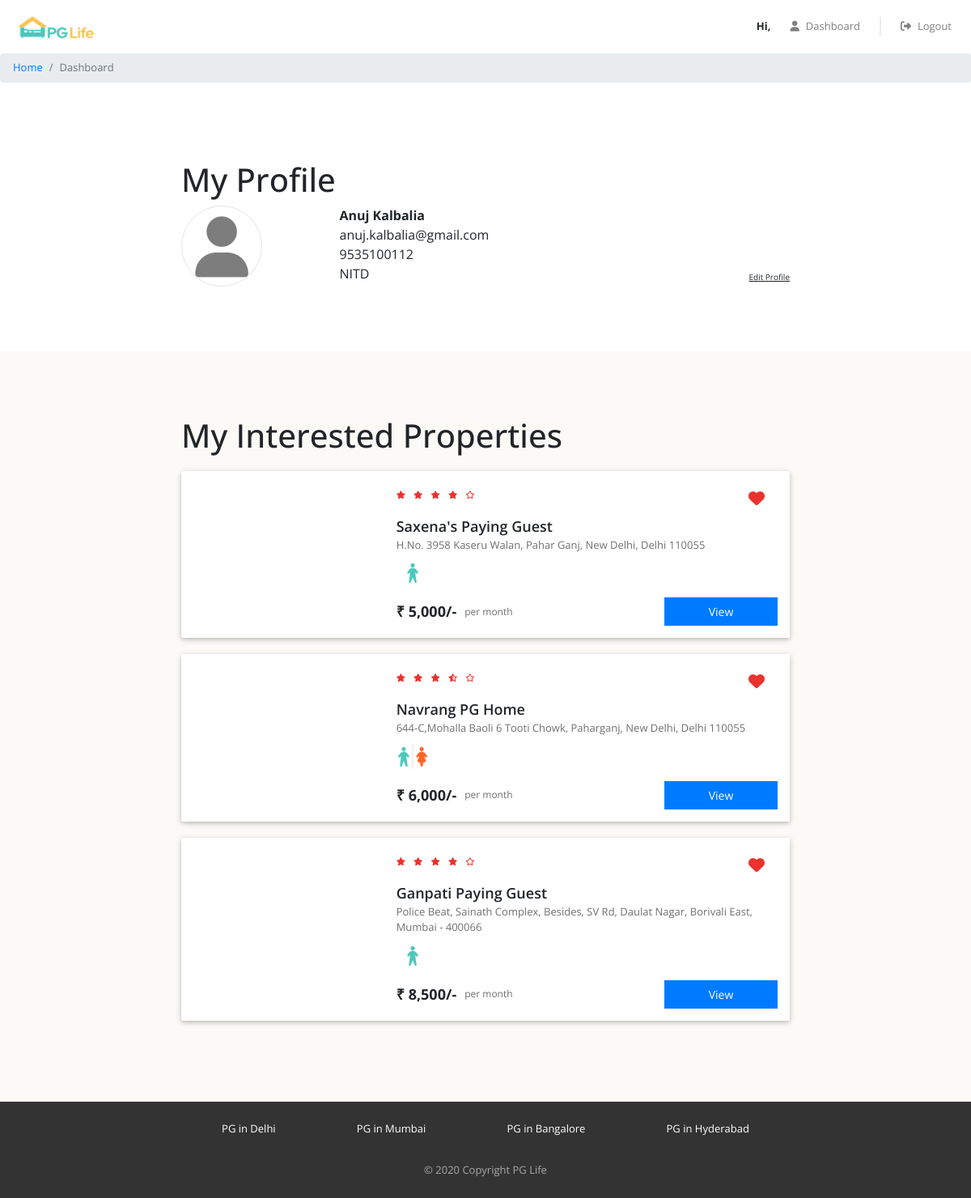
/dashboard.php (signed in), run on the app's committed database.
### tables this page shows
CREATE TABLE IF NOT EXISTS `users` (
  `id` INT PRIMARY KEY,
  `email` VARCHAR(255),
  `password` VARCHAR(255),
  `full_name` VARCHAR(255),
  `phone` VARCHAR(20),
  `gender` ENUM('male', 'female'),
  `college_name` VARCHAR(255)
);

CREATE TABLE IF NOT EXISTS `interested_users_properties` (
  `id` INT PRIMARY KEY,
  `user_id` INT,
  `property_id` INT
);

CREATE TABLE IF NOT EXISTS `properties` (
  `id` INT PRIMARY KEY,
  `city_id` INT,
  `name` VARCHAR(255),
  `address` TEXT,
  `description` TEXT,
  `gender` ENUM('male', 'female', 'unisex'),
  `rent` INT,
  `rating_clean` FLOAT,
  `rating_food` FLOAT,
  `rating_safety` FLOAT
);

### dashboard.php (the view, shortened to what this page needs)
<?php
require "includes/database_connect.php";
$user_id = $_SESSION['user_id'];
$sql_1 = "SELECT * FROM users WHERE id = $user_id";
$result_1 = mysqli_query($conn, $sql_1);
$user = mysqli_fetch_assoc($result_1);
$sql_2 = "SELECT *
            FROM interested_users_properties iup
            INNER JOIN properties p ON iup.property_id = p.id
            WHERE iup.user_id = $user_id";
$result_2 = mysqli_query($conn, $sql_2);
$interested_properties = mysqli_fetch_all($result_2, MYSQLI_ASSOC);
?>
<!DOCTYPE html>
<html lang="en">
<head>
    <?php
    include "includes/head_links.php";
    ?>
    <link href="css/dashboard.css" rel="stylesheet" />
</head>
<body>
    <?php
    include "includes/header.php";
    ?>
    <nav aria-label="breadcrumb">
        <ol class="breadcrumb py-2">
            <li class="breadcrumb-item">
                <a href="index.php">Home</a>
            </li>
            <li class="breadcrumb-item active" aria-current="page">
                Dashboard
            </li>
        </ol>
    </nav>
    <div class="my-profile page-container">
        <h1>My Profile</h1>
        <div class="row">
            <div class="col-md-3 profile-img-container">
                <i class="fas fa-user profile-img"></i>
            </div>
            <div class="col-md-9">
                <div class="row no-gutters justify-content-between align-items-end">
                    <div class="profile">
                        <div class="name"><?= $user['full_name'] ?></div>
                        <div class="email"><?= $user['email'] ?></div>
                        <div class="phone"><?= $user['phone'] ?></div>
                        <div class="college"><?= $user['college_name'] ?></div>
                    </div>
                    <div class="edit">
                        <div class="edit-profile">Edit Profile</div>
                    </div>
                </div>
            </div>
        </div>
    </div>
    <?php
    if (count($interested_properties) > 0) {
    ?>
        <div class="my-interested-properties">
            <div class="page-container">
                <h1>My Interested Properties</h1>
                <?php
                foreach ($interested_properties as $property) {
                ?>
                    <div class="property-card property-id-<?= $property['id'] ?> row">
                        <div class="image-container col-md-4">
                        </div>
                        <div class="content-container col-md-8">
                            <div class="row no-gutters justify-content-between">
                                <?php
                                $total_rating = ($property['rating_clean'] + $property['rating_food'] + $property['rating_safety']) / 3;
                                $total_rating = round($total_rating, 1);
                                ?>
                                <div class="star-container" title="<?= $total_rating ?>">
                                    <?php
                                    $rating = $total_rating;
                                    for ($i = 0; $i < 5; $i++) {
                                        if ($rating >= $i + 0.8) {
                                    ?>
                                            <i class="fas fa-star"></i>
                                        <?php
                                        } elseif ($rating >= $i + 0.3) {
                                        ?>
                                            <i class="fas fa-star-half-alt"></i>
                                        <?php
                                        } else {
                                        ?>
                                            <i class="far fa-star"></i>
                                    <?php
                                        }
                                    }
                                    ?>
                                </div>
                                <div class="interested-container">
                                    <i class="is-interested-image fas fa-heart" property_id="<?= $property['id'] ?>"></i>
                                </div>
                            </div>
                            <div class="detail-container">
                                <div class="property-name"><?= $property['name'] ?></div>
                                <div class="property-address"><?= $property['address'] ?></div>
                                <div class="property-gender">
                                    <?php
                                    if ($property['gender'] == "male") {
                                    ?>
                                        <img src="img/male.png">
                                    <?php
                                    } elseif ($property['gender'] == "female") {
                                    ?>
                                        <img src="img/female.png">
                                    <?php
                                    } else {
                                    ?>
                                        <img src="img/unisex.png">
                                    <?php
                                    }
                                    ?>
                                </div>
                            </div>
                            <div class="row no-gutters">
                                <div class="rent-container col-6">
                                    <div class="rent">₹ <?= number_format($property['rent']) ?>/-</div>
                                    <div class="rent-unit">per month</div>
                                </div>
                                <div class="button-container col-6">
                                    <a href="property_detail.php?property_id=<?= $property['id'] ?>" class="btn btn-primary">View</a>
                                </div>
                            </div>
                        </div>
                    </div>
                <?php
                }
                ?>
            </div>
        </div>
    <?php
    }
    ?>
    <?php
    include "includes/footer.php";
    ?>
</body>
</html>

### includes/head_links.php (shortened to what this page needs)
<link href="css/bootstrap.min.css" rel="stylesheet" />
<link href="https://use.fontawesome.com/releases/v5.11.2/css/all.css" rel="stylesheet" />
<link href="css/common.css" rel="stylesheet" />
<link rel="stylesheet" href="https://stackpath.bootstrapcdn.com/bootstrap/4.5.2/css/bootstrap.min.css">
<link rel="stylesheet" href="https://cdnjs.cloudflare.com/ajax/libs/font-awesome/6.5.0/css/all.min.css">
<link rel="stylesheet" href="https://maxcdn.bootstrapcdn.com/bootstrap/4.5.2/css/bootstrap.min.css">

### includes/header.php (shortened to what this page needs)
<div class="header sticky-top">
    <nav class="navbar navbar-expand-md navbar-light">
        <a class="navbar-brand" href="index.php">
            <img src="imgs/logo.png" />
        </a>
        <div class="collapse navbar-collapse justify-content-end" id="my-navbar">
            <ul class="navbar-nav">
                <?php
                if (!isset($_SESSION["user_id"])) {
                ?>
                    <li class="nav-item">
                        <a class="nav-link" href="#" data-toggle="modal" data-target="#signup-modal">
                            <i class="fas fa-user"></i>Signup
                        </a>
                    </li>
                    <div class="nav-vl"></div>
                    <li class="nav-item">
                        <a class="nav-link" href="#" data-toggle="modal" data-target="#login-modal">
                            <i class="fas fa-sign-in-alt"></i>Login
                        </a>
                    </li>
                <?php
                } else {
                ?>
                    <div class='nav-name'>
                        Hi, <?php echo $_SESSION["full_name"] ?>
                    </div>
                    <li class="nav-item">
                        <a class="nav-link" href="dashboard.php">
                            <i class="fas fa-user"></i>Dashboard
                        </a>
                    </li>
                    <div class="nav-vl"></div>
                    <li class="nav-item">
                        <a class="nav-link" href="logout.php">
                            <i class="fas fa-sign-out-alt"></i>Logout
                        </a>
                    </li>
                <?php
                }
                ?>
            </ul>
        </div>
    </nav>
</div>

### includes/footer.php (shortened to what this page needs)
<div class="footer">
    <div class="page-container footer-container">
        <div class="footer-cities">
            <div class="footer-city">
                <a href="property_list.php?city=Delhi">PG in Delhi</a>
            </div>
            <div class="footer-city">
                <a href="property_list.php?city=Mumbai">PG in Mumbai</a>
            </div>
            <div class="footer-city">
                <a href="property_list.php?city=Bengaluru">PG in Bangalore</a>
            </div>
            <div class="footer-city">
                <a href="property_list.php?city=Hyderabad">PG in Hyderabad</a>
            </div>
        </div>
        <div class="footer-copyright">© 2020 Copyright PG Life </div>
    </div>
</div>

### css/common.css (style rules this page uses)
* { box-sizing: border-box; font-family: 'Open Sans', sans-serif; }
body { color: #373737; font-size: 16px; position: relative; }
h1, h2, h3, h4, h5, h6 { font-weight: 600; }
h1 { font-size: 36px; margin-bottom: 40px; }
.btn-primary, .btn-warning, .btn-danger { color: white; font-weight: bold; }
.breadcrumb { background-color: #e5e3e8; font-size: 13px; border-radius: 0px; margin-bottom: 0px; }
.page-container { max-width: 800px; padding: 80px 24px; margin: auto; }
.header { background-color: white; font-size: 13px; }
.header .navbar .navbar-brand img { height: 40px; }
.header .navbar .nav-item i { margin-right: 8px; }
.header .nav-vl { border-left: 2px solid #d6d6d678; height: 24px; margin: auto 16px; display: block; }
.header .nav-name { font-weight: bold; margin: auto 16px; }
.footer { background-color: #333333; font-size: 13px; }
.footer-container { padding: 24px; }
.footer-cities { display: flex; flex-wrap: wrap; justify-content: space-around; }
.footer-city { margin-bottom: 8px; text-align: center; }
.footer-city a { color: #ffffff; }
.footer-copyright { color: #a9a9a9; text-align: center; padding-top: 24px; }

### css/dashboard.css (style rules this page uses)
.profile-img { color: #7d7d7d; font-size: 75px; text-align: center; border: 1px solid #e4e4e4; border-radius: 50%; height: 100px; width: 100px; line-height: 100px; }
.profile .name { font-weight: bold; }
.edit-profile { font-size: 10px; text-decoration: underline; cursor: pointer; }
.my-interested-properties { background-color: #fcfaf7; }
.property-card { background-color: #ffffff; border-radius: 2px; padding: 15px 0px; margin: 20px auto; box-shadow: 0 2px 5px 0 rgba(0, 0, 0, 0.16), 0 2px 10px 0 rgba(0, 0, 0, 0.12); }
.image-container { text-align: center; }
.star-container i { color: #EA322E; font-size: 10px; margin-right: 6px; }
.interested-container { text-align: center; padding: 8px 16px; }
.interested-container i { color: #EA322E; font-size: 20px; cursor: pointer; }
.detail-container { padding-bottom: 10px; }
.property-name { font-size: 18px; font-weight: 600; }
.property-address { color: #6f6f6f; font-size: 13px; padding-bottom: 5px; }
.property-gender img { width: 40px; }
.rent-container { display: flex; align-items: center; }
.rent { font-size: 18px; font-weight: bold; padding-right: 10px; }
.rent-unit { color: #6f6f6f; font-size: 12px; }
.button-container .btn { font-size: 14px; border-radius: 0px; width: 140px; float: right; }

### data on the page
users: full_name "Anuj Kalbalia", email "anuj.kalbalia@gmail.com", phone "9535100112", college_name "NITD"
interested_users_properties: property.name "Saxena's Paying Guest", property.address "H.No. 3958 Kaseru Walan, Pahar Ganj, New Delhi, Delhi 110055", property.rent "5,000"
interested_users_properties: property.name "Navrang PG Home", property.address "644-C,Mohalla Baoli 6 Tooti Chowk, Paharganj, New Delhi, Delhi 110055", property.rent "6,000"
interested_users_properties: property.name "Ganpati Paying Guest", property.address "Police Beat, Sainath Complex, Besides, SV Rd, Daulat Nagar, Borivali East, Mumbai - 400066", property.rent "8,500"
